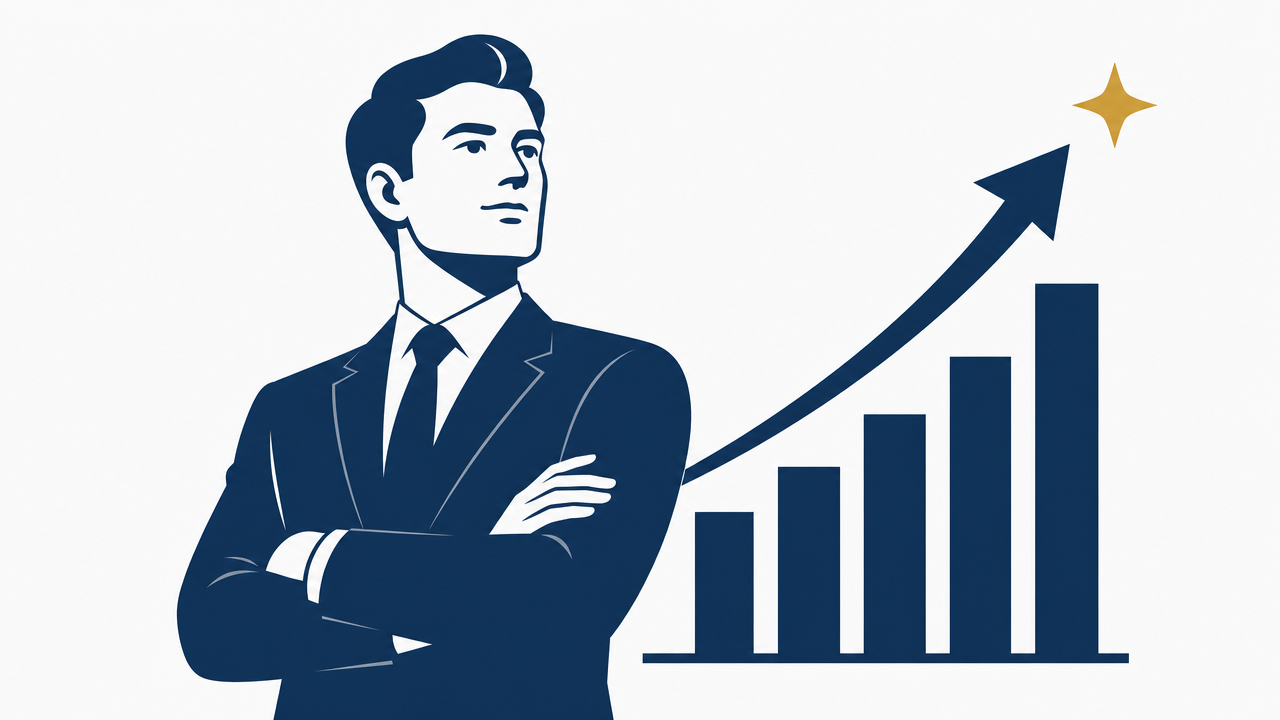
#> input picture workspace/skills/ppt-master/references/ai-image-comparison/palette/cool-corporate.png, 1280 x 720 px
$ python -i multimodal.py   (imports and definitions only)
#> lines starting #> are read from the running program, lines starting #| are printed output that depends on the picture
"""多模态消息组装：本地图片 / URL → OpenAI 兼容 image_url content parts。

供 Web / CLI / view_image 共用。硅基流动等 OpenAI 兼容接口接受
`data:{mime};base64,...` 形式的 image_url。

视觉图会按 LLM_VISION_MAX_EDGE / LLM_VISION_JPEG_QUALITY 压缩，降低 TPM
（大图 base64 极易打满硅基流动 tokens-per-minute 限额）。
"""
from __future__ import annotations

import base64
import io
import logging
import mimetypes
import os
from pathlib import Path
from typing import Any
from urllib.request import urlopen

logger = logging.getLogger(__name__)

_IMAGE_SUFFIXES = {".jpg", ".jpeg", ".png", ".gif", ".webp", ".bmp"}


# [21 lines left out: functions guess_image_mime, _vision_max_edge, _vision_jpeg_quality, not called in this run]


def compress_image_bytes(data: bytes, *, source_mime: str | None = None) -> tuple[bytes, str]:
    """压缩图片为 JPEG，限制最长边，减少多模态请求的 token 占用。

    无 Pillow 或解码失败时原样返回。
    """
    try:
        from PIL import Image
    except ImportError:
        mime = source_mime or "image/jpeg"
        return data, mime

    try:
        img = Image.open(io.BytesIO(data))
        img.load()
    except Exception:  # noqa: BLE001
        mime = source_mime or "image/jpeg"
        return data, mime

    # 统一 RGB（去掉 alpha，JPEG 不支持）
    if img.mode in ("RGBA", "LA"):
        background = Image.new("RGB", img.size, (255, 255, 255))
        alpha = img.split()[-1]
        rgb = img.convert("RGBA") if img.mode == "LA" else img
        background.paste(rgb, mask=alpha)
        img = background
    elif img.mode == "P":
        img = img.convert("RGBA")
        background = Image.new("RGB", img.size, (255, 255, 255))
        background.paste(img, mask=img.split()[-1])
        img = background
    elif img.mode != "RGB":
        img = img.convert("RGB")

    max_edge = _vision_max_edge()
    w, h = img.size
    longest = max(w, h)
    if longest > max_edge:
        scale = max_edge / float(longest)
        img = img.resize(
            (max(1, int(w * scale)), max(1, int(h * scale))),
            Image.Resampling.LANCZOS,
        )

    buf = io.BytesIO()
    img.save(buf, format="JPEG", quality=_vision_jpeg_quality(), optimize=True)
    out = buf.getvalue()
    if len(out) < len(data) or longest > max_edge:
        logger.debug(
            "vision image compressed %dB -> %dB size=%sx%s",
            len(data),
            len(out),
            img.size[0],
            img.size[1],
        )
        return out, "image/jpeg"
    # 压缩后更大则保留原图（常见于已很小的 JPEG）
    mime = source_mime or "image/jpeg"
    return data, mime


def bytes_to_data_url(data: bytes, mime: str | None = None) -> str:
    use_mime = mime or "image/jpeg"
    compressed, use_mime = compress_image_bytes(data, source_mime=use_mime)
    b64 = base64.b64encode(compressed).decode("ascii")
    return f"data:{use_mime};base64,{b64}"


# [73 lines left out: functions file_to_data_url, to_image_part, build_user_content, not called in this run]


def is_image_mime(mime: str) -> bool:
    return bool(mime) and mime.startswith("image/")


def is_image_path(path: str | Path) -> bool:
    return Path(path).suffix.lower() in _IMAGE_SUFFIXES

>>> import cv2
>>> picture = cv2.imread('../workspace/skills/ppt-master/references/ai-image-comparison/palette/cool-corporate.png', cv2.IMREAD_GRAYSCALE)
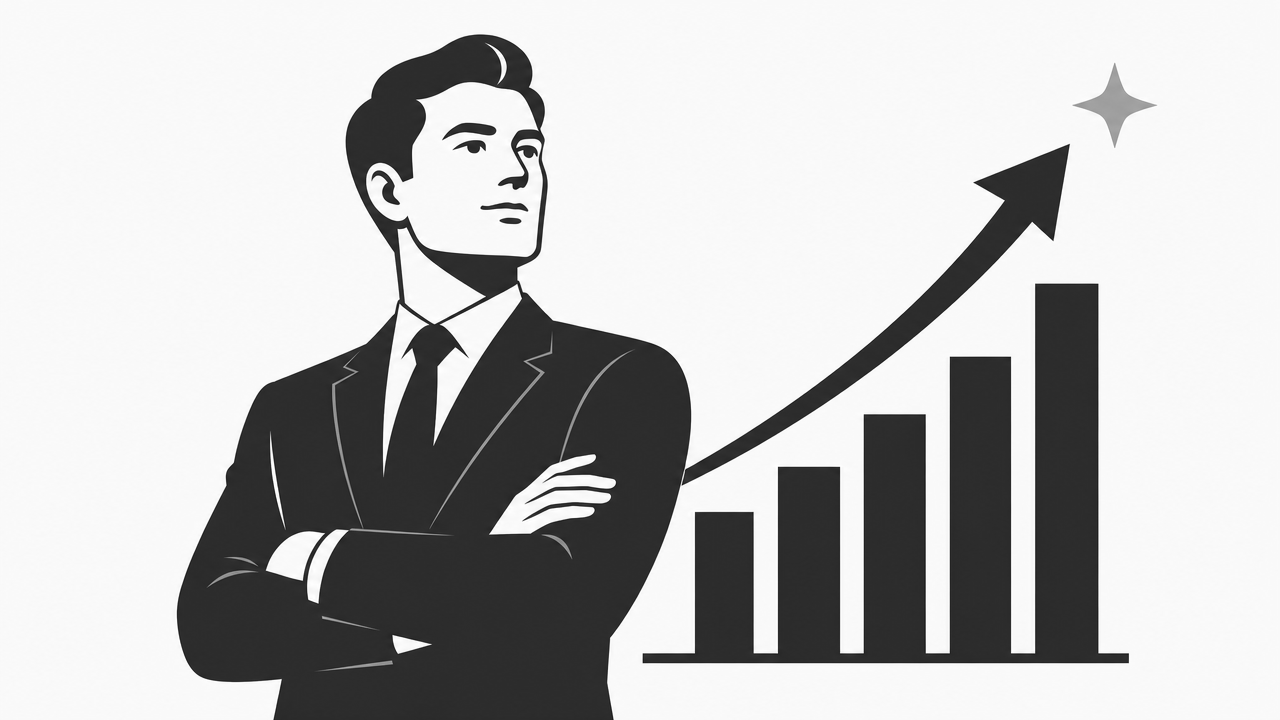
#> picture: shape (720, 1280); min 15, max 255, mean 189.6
>>> result = bytes_to_data_url(picture)
#> in compress_image_bytes, `mime = source_mime or "image/jpeg"`: mime = 'image/jpeg'
